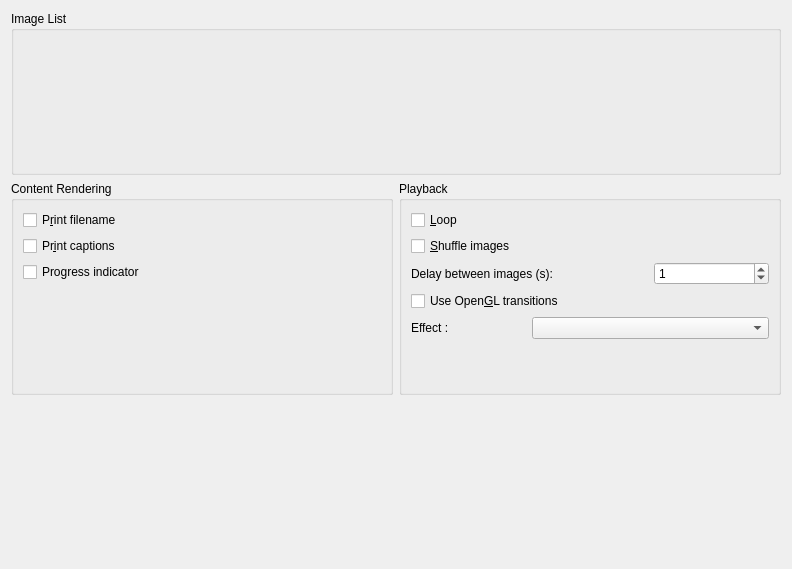
<?xml version="1.0" encoding="UTF-8"?>
<ui version="4.0">
 <class>PresentationMainPage</class>
 <widget class="QWidget" name="PresentationMainPage">
  <property name="geometry">
   <rect>
    <x>0</x>
    <y>0</y>
    <width>792</width>
    <height>569</height>
   </rect>
  </property>
  <layout class="QVBoxLayout" name="verticalLayout">
   <item>
    <widget class="QGroupBox" name="m_ImagesFilesGroup">
     <property name="whatsThis">
      <string>Preview the currently selected image.</string>
     </property>
     <property name="title">
      <string>Image List</string>
     </property>
     <layout class="QGridLayout" name="gridLayout_3" columnstretch="10,0">
      <item row="0" column="0">
       <widget class="QWidget" name="m_ImagesFilesListBoxContainer" native="true"/>
      </item>
      <item row="0" column="1">
       <layout class="QVBoxLayout" name="verticalLayout_6">
        <item>
         <spacer name="verticalSpacer_5">
          <property name="orientation">
           <enum>Qt::Vertical</enum>
          </property>
          <property name="sizeHint" stdset="0">
           <size>
            <width>20</width>
            <height>40</height>
           </size>
          </property>
         </spacer>
        </item>
        <item>
         <widget class="QLabel" name="m_previewLabel">
          <property name="sizePolicy">
           <sizepolicy hsizetype="Minimum" vsizetype="Minimum">
            <horstretch>0</horstretch>
            <verstretch>0</verstretch>
           </sizepolicy>
          </property>
          <property name="maximumSize">
           <size>
            <width>256</width>
            <height>256</height>
           </size>
          </property>
          <property name="text">
           <string comment="KDE::DoNotExtract"/>
          </property>
          <property name="alignment">
           <set>Qt::AlignCenter</set>
          </property>
         </widget>
        </item>
        <item>
         <spacer name="verticalSpacer_6">
          <property name="orientation">
           <enum>Qt::Vertical</enum>
          </property>
          <property name="sizeHint" stdset="0">
           <size>
            <width>20</width>
            <height>40</height>
           </size>
          </property>
         </spacer>
        </item>
       </layout>
      </item>
      <item row="1" column="0">
       <widget class="QLabel" name="m_label6">
        <property name="sizePolicy">
         <sizepolicy hsizetype="Expanding" vsizetype="Minimum">
          <horstretch>0</horstretch>
          <verstretch>0</verstretch>
         </sizepolicy>
        </property>
        <property name="whatsThis">
         <string>Total number of images in the portfolio and sequence duration.</string>
        </property>
        <property name="text">
         <string/>
        </property>
        <property name="wordWrap">
         <bool>false</bool>
        </property>
       </widget>
      </item>
      <item row="1" column="1">
       <widget class="QLabel" name="m_label7">
        <property name="sizePolicy">
         <sizepolicy hsizetype="Minimum" vsizetype="Minimum">
          <horstretch>0</horstretch>
          <verstretch>0</verstretch>
         </sizepolicy>
        </property>
        <property name="whatsThis">
         <string>Currently selected image in the portfolio list.</string>
        </property>
        <property name="text">
         <string/>
        </property>
        <property name="wordWrap">
         <bool>false</bool>
        </property>
       </widget>
      </item>
     </layout>
    </widget>
   </item>
   <item>
    <layout class="QGridLayout" name="gridLayout_2">
     <item row="0" column="0">
      <widget class="QGroupBox" name="groupBox_2">
       <property name="title">
        <string>Content Rendering</string>
       </property>
       <layout class="QVBoxLayout" name="verticalLayout_4">
        <item>
         <layout class="QHBoxLayout" name="horizontalLayout_2">
          <item>
           <widget class="QCheckBox" name="m_printNameCheckBox">
            <property name="text">
             <string>P&amp;rint filename</string>
            </property>
           </widget>
          </item>
         </layout>
        </item>
        <item>
         <widget class="QCheckBox" name="m_printCommentsCheckBox">
          <property name="text">
           <string>Pr&amp;int captions </string>
          </property>
         </widget>
        </item>
        <item>
         <widget class="QCheckBox" name="m_printProgressCheckBox">
          <property name="text">
           <string>Progress indicator</string>
          </property>
         </widget>
        </item>
        <item>
         <spacer name="verticalSpacer_2">
          <property name="orientation">
           <enum>Qt::Vertical</enum>
          </property>
          <property name="sizeHint" stdset="0">
           <size>
            <width>20</width>
            <height>17</height>
           </size>
          </property>
         </spacer>
        </item>
       </layout>
      </widget>
     </item>
     <item row="0" column="1">
      <widget class="QGroupBox" name="groupBox_3">
       <property name="title">
        <string>Playback</string>
       </property>
       <layout class="QVBoxLayout" name="verticalLayout_5">
        <item>
         <widget class="QCheckBox" name="m_loopCheckBox">
          <property name="text">
           <string>&amp;Loop</string>
          </property>
         </widget>
        </item>
        <item>
         <widget class="QCheckBox" name="m_shuffleCheckBox">
          <property name="text">
           <string>&amp;Shuffle images</string>
          </property>
         </widget>
        </item>
        <item>
         <layout class="QGridLayout" name="gridLayout">
          <item row="2" column="0">
           <widget class="QLabel" name="label_3">
            <property name="text">
             <string>Effect :</string>
            </property>
           </widget>
          </item>
          <item row="0" column="0" colspan="2">
           <widget class="QLabel" name="m_delayLabel">
            <property name="text">
             <string>Delay between images (s):</string>
            </property>
           </widget>
          </item>
          <item row="0" column="2">
           <widget class="QSpinBox" name="m_delaySpinBox">
            <property name="sizePolicy">
             <sizepolicy hsizetype="Minimum" vsizetype="Minimum">
              <horstretch>0</horstretch>
              <verstretch>0</verstretch>
             </sizepolicy>
            </property>
            <property name="minimumSize">
             <size>
              <width>80</width>
              <height>0</height>
             </size>
            </property>
            <property name="value">
             <number>1</number>
            </property>
           </widget>
          </item>
          <item row="2" column="1" colspan="2">
           <widget class="QComboBox" name="m_effectsComboBox"/>
          </item>
          <item row="1" column="0" colspan="2">
           <widget class="QCheckBox" name="m_openglCheckBox">
            <property name="text">
             <string>Use Open&amp;GL transitions</string>
            </property>
           </widget>
          </item>
         </layout>
        </item>
        <item>
         <spacer name="verticalSpacer_3">
          <property name="orientation">
           <enum>Qt::Vertical</enum>
          </property>
          <property name="sizeHint" stdset="0">
           <size>
            <width>20</width>
            <height>44</height>
           </size>
          </property>
         </spacer>
        </item>
       </layout>
      </widget>
     </item>
    </layout>
   </item>
   <item>
    <spacer name="verticalSpacer_4">
     <property name="orientation">
      <enum>Qt::Vertical</enum>
     </property>
     <property name="sizeHint" stdset="0">
      <size>
       <width>20</width>
       <height>24</height>
      </size>
     </property>
    </spacer>
   </item>
  </layout>
 </widget>
 <resources/>
 <connections/>
</ui>
